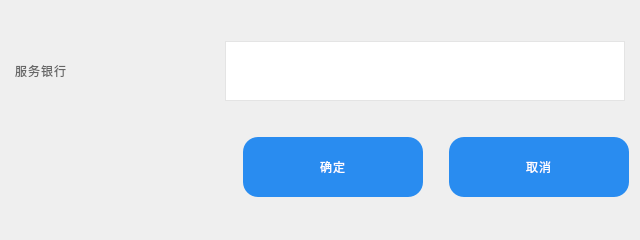
<?xml version="1.0" encoding="UTF-8"?>
<ui version="4.0">
 <class>DialogConfigBank</class>
 <widget class="QDialog" name="DialogConfigBank">
  <property name="geometry">
   <rect>
    <x>0</x>
    <y>0</y>
    <width>640</width>
    <height>240</height>
   </rect>
  </property>
  <property name="minimumSize">
   <size>
    <width>640</width>
    <height>240</height>
   </size>
  </property>
  <property name="maximumSize">
   <size>
    <width>640</width>
    <height>240</height>
   </size>
  </property>
  <property name="windowTitle">
   <string>配置服务银行</string>
  </property>
  <property name="styleSheet">
   <string notr="true">color: #666666;
font: 57 42px &quot;思源黑体 CN Medium&quot;;
font-weight: normal;
line-height: 49px;
letter-spacing: 1px;</string>
  </property>
  <layout class="QVBoxLayout" name="verticalLayout">
   <item>
    <layout class="QHBoxLayout" name="horizontalLayout_2">
     <item>
      <widget class="QLabel" name="label">
       <property name="minimumSize">
        <size>
         <width>200</width>
         <height>48</height>
        </size>
       </property>
       <property name="maximumSize">
        <size>
         <width>200</width>
         <height>48</height>
        </size>
       </property>
       <property name="text">
        <string>服务银行</string>
       </property>
      </widget>
     </item>
     <item>
      <widget class="QComboBox" name="comboBox">
       <property name="minimumSize">
        <size>
         <width>400</width>
         <height>60</height>
        </size>
       </property>
       <property name="maximumSize">
        <size>
         <width>400</width>
         <height>60</height>
        </size>
       </property>
       <property name="styleSheet">
        <string notr="true">QComboBox{
  padding: 1px 15px 1px 3px;
  border:1px solid rgba(228,228,228,1);
color: #727275;
font: 57 42px &quot;思源黑体 CN Medium&quot;;
}
QComboBox::drop-down {			/*下拉按钮*/
      subcontrol-origin: padding;
      subcontrol-position: top right;
      width: 36px;
      border:none;
}

QComboBox::down-arrow {		/*下拉按钮*/
 	image: url(:/Image/down_arrow.png);
  }

QComboBox QAbstractItemView{	/*列表 */
	margin-top: 8px;
	margin-left: 6px;
	margin-bottom: 6px;
	margin-right: 6px;
	background:rgba(255,255,255,1);
    border:1px solid rgba(228,228,228,1);
    outline: 2px;
    padding-left: 16px;
    padding-top: 12px;
	padding-bottom:12px;
  }
  
 QComboBox::QAbstractItemView::item {		/*下拉按钮*/
 	height:56px;
	margin-top: 8px;
	margin-bottom: 8px;
 }

QComboBox QScrollBar::vertical{ /*滑条 主体部分*/
    width:36px;
    background:rgb(255,255,255);
    border:none;
}
QComboBox QScrollBar::handle::vertical{ /*滑块主体*/
    border-radius:3px;
    background-color: rgba(30, 34, 43, 0.2);
}
QComboBox QScrollBar::handle::vertical::hover{
    background-color: rgba(30, 34, 43, 0.2);
}
QComboBox QScrollBar::add-line::vertical{/*上箭头*/
    border:none;
}
QComboBox QScrollBar::sub-line::vertical{/*下箭头*/
    border:none;
}
</string>
       </property>
      </widget>
     </item>
    </layout>
   </item>
   <item>
    <layout class="QHBoxLayout" name="horizontalLayout">
     <item>
      <spacer name="horizontalSpacer_2">
       <property name="orientation">
        <enum>Qt::Horizontal</enum>
       </property>
       <property name="sizeHint" stdset="0">
        <size>
         <width>40</width>
         <height>20</height>
        </size>
       </property>
      </spacer>
     </item>
     <item>
      <widget class="QPushButton" name="pushButton_OK">
       <property name="minimumSize">
        <size>
         <width>180</width>
         <height>60</height>
        </size>
       </property>
       <property name="maximumSize">
        <size>
         <width>180</width>
         <height>60</height>
        </size>
       </property>
       <property name="styleSheet">
        <string notr="true">QPushButton{background-color: #298cf0;
border-radius: 15px;
font: 57 36px &quot;思源黑体 CN Medium&quot;;
font-weight: normal;
line-height: 49px;
letter-spacing: 1px;
color: #ffffff;}
QPushButton:pressed{background:#38a357;}
</string>
       </property>
       <property name="text">
        <string>确定</string>
       </property>
      </widget>
     </item>
     <item>
      <spacer name="horizontalSpacer">
       <property name="orientation">
        <enum>Qt::Horizontal</enum>
       </property>
       <property name="sizeType">
        <enum>QSizePolicy::Fixed</enum>
       </property>
       <property name="sizeHint" stdset="0">
        <size>
         <width>20</width>
         <height>20</height>
        </size>
       </property>
      </spacer>
     </item>
     <item>
      <widget class="QPushButton" name="pushButton_Cancel">
       <property name="minimumSize">
        <size>
         <width>180</width>
         <height>60</height>
        </size>
       </property>
       <property name="maximumSize">
        <size>
         <width>180</width>
         <height>60</height>
        </size>
       </property>
       <property name="styleSheet">
        <string notr="true">QPushButton{background-color: #298cf0;
border-radius: 15px;
font: 57 36px &quot;思源黑体 CN Medium&quot;;
font-weight: normal;
line-height: 49px;
letter-spacing: 1px;
color: #ffffff;}
QPushButton:pressed{background:#38a357;}
</string>
       </property>
       <property name="text">
        <string>取消</string>
       </property>
      </widget>
     </item>
    </layout>
   </item>
  </layout>
 </widget>
 <resources/>
 <connections/>
</ui>
